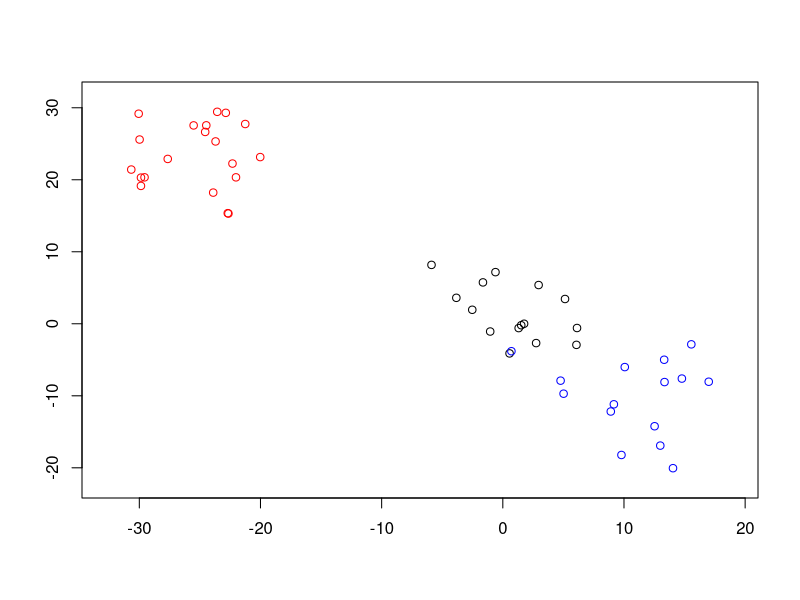

This figure's R source: (Note: this script raises an error after producing the figure.)

### Simulation 3: varying error structures

library(MASS)
library(gdata)
library(mclust)

## Structure 1: identical errors across observations

# set sample size
nvec = c(3,3,4) * 5
n = sum(nvec)
p = 2
G = 3

tau = c(0.3,0.3,0.4)

set.seed(0)
mu1 = c(1,1)
mu2 = c(10,-10)
mu3 = c(-25,25)
mu = cbind(mu1,mu2,mu3)

# set errors to be zero
err = array(0, dim=c(p,p,n))  
for(i in 1:n){
  err[,,i] = matrix(0,p,p)
  diag(err[,,i]) = 0.1
}

sigma1 = matrix(c(15,-2,-2,15),nrow=2)
sigma2 = matrix(c(23,3,3,23),nrow=2)
sigma3 = matrix(c(31,-4,-4,31),nrow=2)

set.seed(0)
s1 = mvrnorm(nvec[1], mu1, (sigma1+err[,,1]))
s2 = mvrnorm(nvec[2], mu2, (sigma2+err[,,1]))
s3 = mvrnorm(nvec[3], mu3, (sigma3+err[,,1]))

# true membership matrix:
temp = c(rep(c(1,0,0),nvec[1]),rep(c(0,1,0),nvec[2]),rep(c(0,0,1),nvec[3]))
z.ini = z.true = matrix(temp, nrow=n, byrow=TRUE)

samp = rbind(s1,s2,s3)

x1 = min(samp[,1])-2
x2 = max(samp[,1])+2
y1 = min(samp[,2])-2
y2 = max(samp[,2])+2

plot(s1,xlim=c(x1,x2),ylim=c(y1,y2),xlab="",ylab="")
points(s2, col="blue")
points(s3, col="red")



tmp = proc.time()
my.result1 = ME.VVV.err(samp, my.class, err, errstr="identical")
my.class1 = my.result1$z
my.mcr1 = MCR(my.class,z.true)
my.time1 = proc.time() - tmp

tmp = proc.time()
mc.result1 = meVVV(samp,mc.class)
mc.class1 = mc.result1$z
mc.mcr1 = MCR(mc.class,z.true)
mc.time1 = proc.time() - tmp



#--------------------------------------------------------------------#


## Structure 2: errors the same within clusters

err = array(0, dim=c(p,p,n))
err1 = matrix(c(0.1,0,0,0.1),nrow=2)
err2 = matrix(c(0.3,0,0,0.3),nrow=2)
err3 = matrix(c(0.5,0,0,0.5),nrow=2)

for(i in 1:nvec[1]){
  err[,,i] = err1
}

for(i in (nvec[1]+1):(n-nvec[3])){
  err[,,i] = err2
}

for(i in (n-nvec[3]+1):n){
  err[,,i] = err3
}

set.seed(0)
s1 = mvrnorm(nvec[1], mu1, (sigma1+err1))
s2 = mvrnorm(nvec[2], mu2, (sigma2+err2))
s3 = mvrnorm(nvec[3], mu3, (sigma3+err3))

# true membership matrix:
temp = c(rep(c(1,0,0),nvec[1]),rep(c(0,1,0),nvec[2]),rep(c(0,0,1),nvec[3]))
z.ini = z.true = matrix(temp, nrow=n, byrow=TRUE)

samp = rbind(s1,s2,s3)

x1 = min(samp[,1])-2
x2 = max(samp[,1])+2
y1 = min(samp[,2])-2
y2 = max(samp[,2])+2

plot(s1,xlim=c(x1,x2),ylim=c(y1,y2),xlab="",ylab="")
points(s2, col="blue")
points(s3, col="red")

tmp = proc.time()
my.result2 = ME.VVV.err(samp, z.ini, err, "cluster")
my.class2 = my.result$z
my.mcr2 = MCR(my.class,z.true)
my.time2 = proc.time() - tmp

tmp = proc.time()
mc.result2 = meVVV(samp,z.ini)
mc.class2 = mc.result$z
mc.mcr2 = MCR(mc.class,z.true)
mc.time2 = proc.time() - tmp




#----------------------------------------------------------------------#



### Structure 3: different errors for each observation
set.seed(999)
m = n*p*(p+1)/2
q = p*(p+1)/2
cc = abs(rnorm(m,1,1))
err = array(0, dim=c(p,p,n))

for(i in 1:n){
  L = matrix(0,p,p)
  lowerTriangle(L,diag=T) = cc[(i*q-q+1):(i*q)]
  err[,,i] = tcrossprod(L)
}

samp = matrix(0,n,p)
for(i in 1:nvec[1]){
  samp[i,] = mvrnorm(1, mu1, (sigma1+err[,,i]))
}

for(i in (nvec[1]+1):(n-nvec[3])){
  samp[i,] = mvrnorm(1, mu2, (sigma2+err[,,i]))
}

for(i in (n-nvec[3]):n){
  samp[i,] = mvrnorm(1, mu3, (sigma3+err[,,i]))
}


plot(s1,xlim=c(x1,x2),ylim=c(y1,y2),xlab="",ylab="")
points(s2, col="blue")
points(s3, col="red")


tmp = proc.time()
my.result3 = ME.VVV.err(samp, z.ini, err, errstr="no")
my.class3 = my.result$z
my.mcr3 = MCR(my.class,z.true)
my.time3 = proc.time() - tmp

tmp = proc.time()
mc.result3 = meVVV(samp,z.ini)
mc.class3 = mc.result$z
mc.mcr3 = MCR(mc.class,z.true)
mc.time3 = proc.time() - tmp

save(my.result1,my.class1,my.mcr1,my.time1,
  mc.result1,mc.class1,mc.mcr1,mc.time1,
  my.result2,my.class2,my.mcr2,my.time2,
  mc.result2,mc.class2,mc.mcr2,mc.time2,
  my.result3,my.class3,my.mcr3,my.time3,
  mc.result3,mc.class3,mc.mcr3,mc.time3, file="sim3_results.RData")
